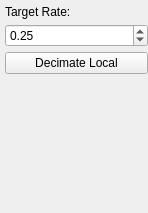
                         <widget class="QWidget" name="page_14">
                          <property name="geometry">
                           <rect>
                            <x>0</x>
                            <y>0</y>
                            <width>148</width>
                            <height>213</height>
                           </rect>
                          </property>
                          <attribute name="label">
                           <string>Decimation</string>
                          </attribute>
                          <attribute name="toolTip">
                           <string>Decimation (Local)</string>
                          </attribute>
                          <layout class="QVBoxLayout" name="verticalLayout_23">
                           <property name="spacing">
                            <number>5</number>
                           </property>
                           <property name="leftMargin">
                            <number>5</number>
                           </property>
                           <property name="topMargin">
                            <number>5</number>
                           </property>
                           <property name="rightMargin">
                            <number>0</number>
                           </property>
                           <property name="bottomMargin">
                            <number>5</number>
                           </property>
                           <item>
                            <widget class="QLabel" name="label_21">
                             <property name="text">
                              <string>Target Rate:</string>
                             </property>
                            </widget>
                           </item>
                           <item>
                            <widget class="QDoubleSpinBox" name="dsbTargetRateL">
                             <property name="maximum">
                              <double>1.000000000000000</double>
                             </property>
                             <property name="singleStep">
                              <double>0.100000000000000</double>
                             </property>
                             <property name="value">
                              <double>0.250000000000000</double>
                             </property>
                            </widget>
                           </item>
                           <item>
                            <widget class="QPushButton" name="btnDecimateL">
                             <property name="text">
                              <string>Decimate Local</string>
                             </property>
                            </widget>
                           </item>
                           <item>
                            <spacer name="verticalSpacer_9">
                             <property name="orientation">
                              <enum>Qt::Vertical</enum>
                             </property>
                             <property name="sizeHint" stdset="0">
                              <size>
                               <width>20</width>
                               <height>40</height>
                              </size>
                             </property>
                            </spacer>
                           </item>
                          </layout>
                         </widget>
